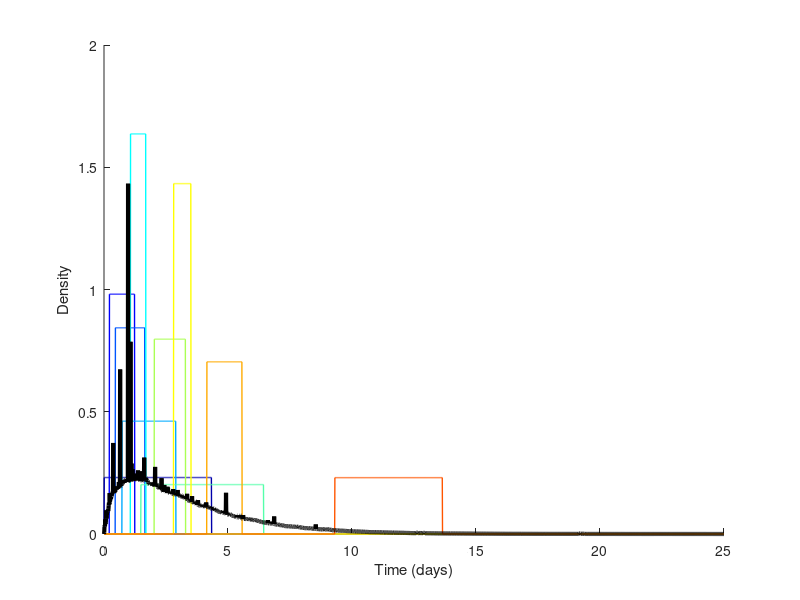
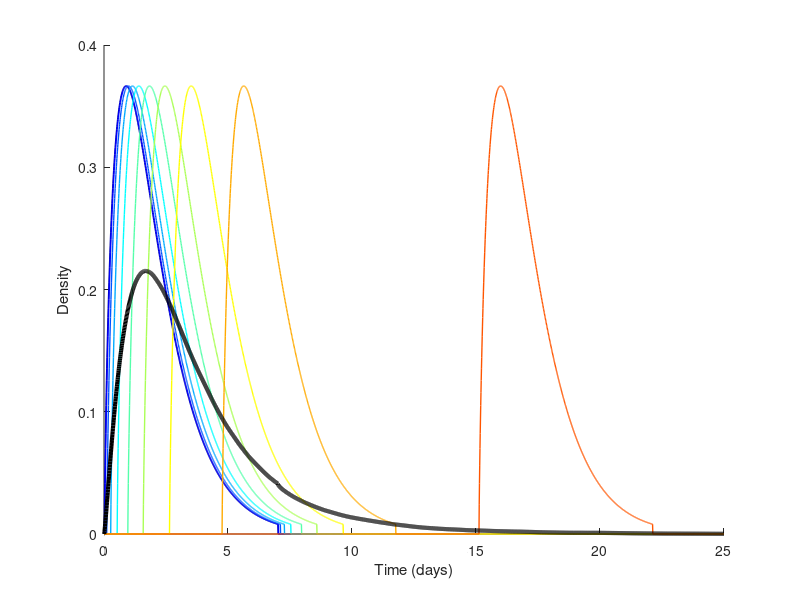
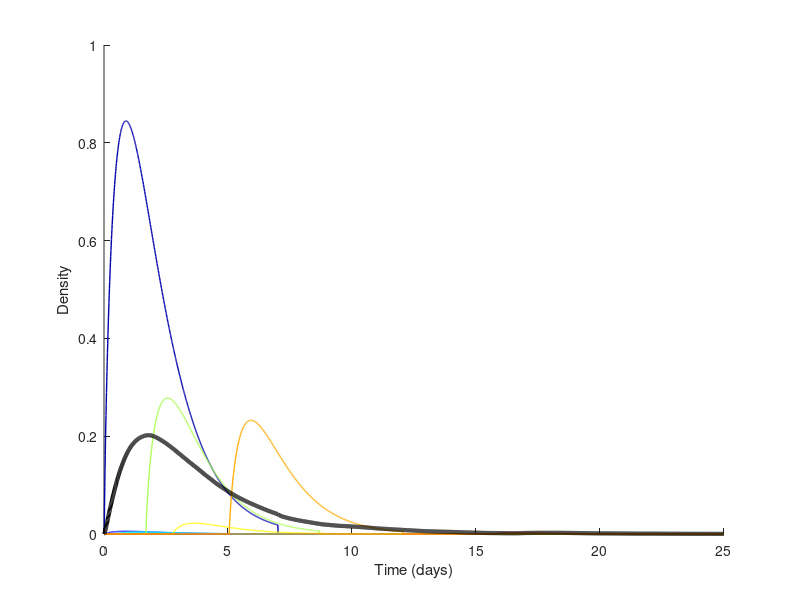
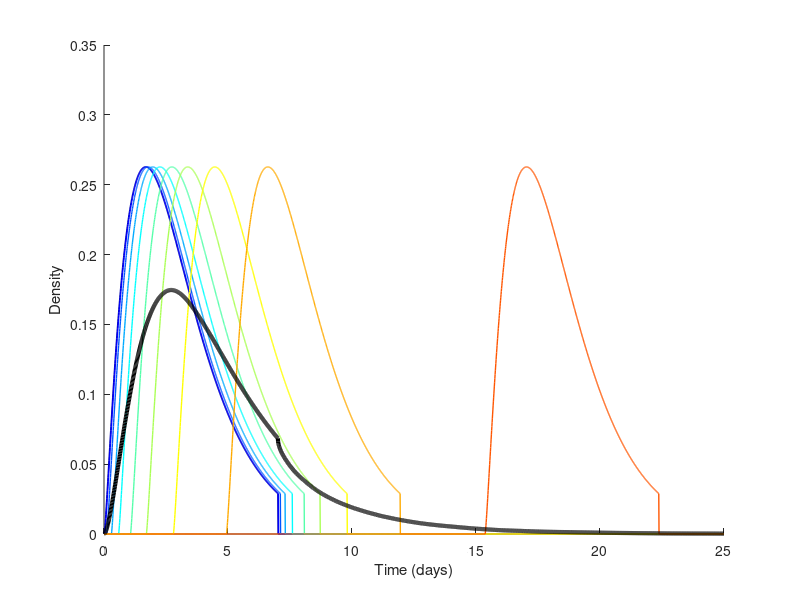

Recreate these plots in MATLAB, in order.
%% Figure_S5
% Copyright (c) 2020 Lorenzo Pellis
% See LICENCE for licensing information
%
% Random infectivity profile and Lotka-Euler Equation relating growth rate and R0
% Figure S5 and table S1 in the electronic supplementary material of:
% 
% Pellis L, Scarabel F, Stage HB, Overton CE, Chappell LHK, Fearon E, Bennett E, 
% University of Manchester COVID-19 Modelling Group, Lythgoe KA, House TA and Hall I, 
% "Challenges in control of COVID-19: short doubling time and long delay to effect of interventions", 
% Philosophical Transactions of the Royal Society B (2021)

close all;
clearvars;

rng(7); % Fix random seed for reproducibility -- Fig_S5 and Table_S1 obtained with rng(7)
smax = 25; ds = 0.01; vs = 0:ds:smax; ls = length(vs);
np = 10000;
% profiles = {'TVI','TVIlate', 'SEIR','supspr'}; nprof = length(profiles);
profiles = {'SEIR','TVI', 'supspr', 'TVIlate'}; nprof = length(profiles);
vr = [ 0.1; 0.15; 0.2; 0.25; 0.3 ]; lr = length(vr); % Vector of values for the growth rate
doubt = log(2)./vr; % Doubling time
R0 = NaN(lr,nprof);
gentime = NaN(lr,nprof);
Ip = 7; % Baseline duration of infectious period
Dp = 3; % Duration of prodromal period: manually change values 0,1,2,3
Ps = 1; % Proportion of symptomatic infections. Try 1 and 0.5
Fa = 0.5; % Fraction of transmission if asymptomatic
ninfprofplot = 10; % Plot only some infectivity profiles
iinfprofplot = round(linspace(1,np,ninfprofplot)); 
iinfprofplot(end) = round( iinfprofplot(end)-(iinfprofplot(end)-iinfprofplot(end-1))/20 ); % Looks better
cplot = jet(ninfprofplot); % Colours for the different infectivity profiles
set(groot,'defaultAxesColorOrder',cplot);
for iprof = 1:nprof
    ptab = zeros(np,5); % Duration of: Latent (E), Prodromal (P), Infectious (I) period, total infectiousness (R), symptomatic indicator (S)
    omega = zeros(np,ls); % Generation time distribution (scaled down by relative transmission if asymptomatic)
    omega_sympt = zeros(np,ls); % Generation time distribution
    symptoms = NaN(np,ls);
    switch profiles{iprof}
        case 'SEIR'
            Em = 4.85-Dp; Ea = 1; Eb = Em/Ea; % Reconstruct parameters a and b from mean
            ptab(:,1) = sort(random('Gamma',Ea,Eb,[np,1])); % Duration latent period
            Im = 3; Ia = 1; Ib = Im/Ia; % Reconstruct parameters a and b from mean
            ptab(:,3) = random('Gamma',Ia,Ib,[np,1]); % Duration infectious period
            ptab(:,4) = 1; % No further variation in total infectiousness
        case 'TVI' % Gamma-shaped infectivity with mean 2 and std 1.5
            Em = 4.85-Dp; Es = 2.79; Ea = (Em/Es)^2; Eb = Es^2/Em; % Reconstruct parameters a and b from mean and standard deviation 
            ptab(:,1) = sort(random('Gamma',Ea,Eb,[np,1])); % Duration of latent period
            ptab(:,3) = 7;
            Om = 2; Os = 1.5; Oa = (Om/Os)^2; Ob = Os^2/Om;  % Reconstruct parameters a and b from mean and standard deviation 
            vO = pdf('Gamma',0:ds:ptab(1,3),Oa,Ob); lO = length(vO);
            ptab(:,4) = 1; % No variation in total infectiousness
            appintO = (ds*trapz(vO)); vO = vO / appintO; intO = ds*trapz(vO);
            disp(['Original truncation = ',num2str(1-appintO),'; Corrected truncation = ',num2str(1-intO)])
        case 'supspr' % Gamma-shaped infectivity with mean 2 and std 1.5, but variability in total infectivity
            Em = 4.85-Dp; Es = 2.79; Ea = (Em/Es)^2; Eb = Es^2/Em; % Reconstruct parameters a and b from mean and standard deviation 
            ptab(:,1) = sort(sort(random('Gamma',Ea,Eb,[np,1]))); % Duration of latent period
            ptab(:,3) = Ip;
            Om = 2; Os = 1.5; Oa = (Om/Os)^2; Ob = Os^2/Om; % Reconstruct parameters a and b from mean and standard deviation 
            vO = pdf('Gamma',0:ds:ptab(1,3),Oa,Ob); lO = length(vO);
            k = 0.25; Km = 1; Ks = 1/sqrt(k); Ka = (Km/Ks)^2; Kb = Ks^2/Km; 
            ptab(:,4) = random('Gamma',Ka,Kb,[np,1]); % Variation in total infectiousness
            appintO = (ds*trapz(vO)); vO = vO / appintO; intO = ds*trapz(vO);
            disp(['Original truncation = ',num2str(1-appintO),'; Corrected truncation = ',num2str(1-intO)])
        case 'TVIlate' % Gamma-shaped infectivity with mean 3 and std 1.5
            Em = 4.85-Dp; Es = 2.79; Ea = (Em/Es)^2; Eb = Es^2/Em; % Reconstruct parameters a and b from mean and standard deviation 
            ptab(:,1) = sort(random('Gamma',Ea,Eb,[np,1])); % Duration of latent period
            ptab(:,3) = 7;
            Om = 3; Os = 2; Oa = (Om/Os)^2; Ob = Os^2/Om; % Reconstruct parameters a and b from mean and standard deviation 
            vO = pdf('Gamma',0:ds:ptab(1,3),Oa,Ob); lO = length(vO);
            ptab(:,4) = 1; % No variation in total infectiousness
            appintO = (ds*trapz(vO)); vO = vO / appintO; intO = ds*trapz(vO);
            disp(['Original truncation = ',num2str(1-appintO),'; Corrected truncation = ',num2str(1-intO)])
        otherwise
            error('No good profile specified');
    end
    ptab(:,5) = (rand(np,1) < Ps); % 1 if symptomatic, 0 if asymptomatic

    
    for ip = 1:np
        ptab(ip,2) = Dp; % Duration prodromal period
        if strcmp(profiles{iprof},'SEIR')
            vO = ones(size(0:ds:ptab(ip,3)))/ptab(ip,3); lO = length(vO);
        end
        iE = ceil(ptab(ip,1)/ds); % index at which the infectious period starts
        iD = ceil((ptab(ip,1)+ptab(ip,2))/ds); % index at which symptoms appear (if symptomatic)
        iR = ceil((ptab(ip,1)+ptab(ip,3))/ds); % index at which symptoms stop (if symptomatic)
        if (iE+lO) <= ls
            omega(ip,(iE+1):(iE+lO)) = vO;
        else
            omega(ip,(iE+1):ls) = vO(1:(ls-iE));
        end
        if ptab(ip,5) == 1
            omega_sympt(ip,:) = ptab(ip,4) * omega(ip,:);
        else
            omega_sympt(ip,:) = Fa * ptab(ip,4) * omega(ip,:);
        end
        symptoms(ip,(iD+1):min(iR,ls)) = ptab(ip,5);
    end
    figure(iprof); clf; hold on;
    plot(vs,omega_sympt(iinfprofplot,:),'Linewidth',1);
    avomega = mean(omega,1);
    avomega_sympt = mean(omega_sympt,1);
    gt = ds*trapz(vs.*avomega_sympt);
    symptoms(isnan(symptoms)) = 0;
    avsymptoms = mean(symptoms,1);
    xlabel('Time (days)');
    ylabel('Density');
    plot(vs,avomega_sympt,'k','Linewidth',3);


    for ir = 1:lr
        r = vr(ir);
        R0(ir,iprof) = 1 / (ds*trapz(avomega.*exp(-r*vs)));
        gentime(ir,iprof) = gt;
    end

end
output = [vr, doubt, R0, gentime];
% Figure_S5 manually saved from figure(2) (i.e. TVI) with following options: 
% rng(7), Dp = 1 (i.e. 1-day prodromal period), Ps = 1, Fa = 0.5

% Table_S1 values obtained from variable "output" setting rng(7), and manually
% changing Dp to values 0, 1, 2 and 3, and copying in Table_S1.xlsx
% the correct columns (i.e. 1, 2, 4, 6 for Table_S1A and 1, 2, 3, 5 for
% Table_S1B). The last columns (gentime) are independent of growth rates
% and are copied at the bottom of the table (columns 8 and 10 for Table_S1A
% and columns 7 and 9 for Table_S1B).